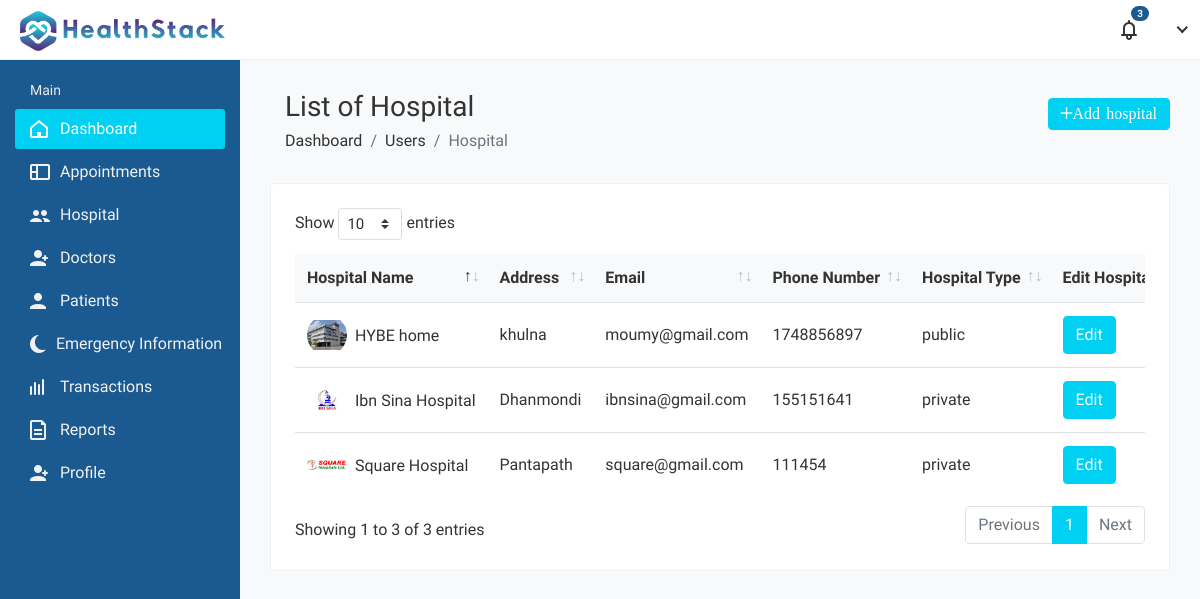
The page /hospital_admin/hospital-list/ on the database its author committed.
### hospital/models.py (models this page shows, shortened)
class Hospital_Information(models.Model):
    HOSPITAL_TYPE = (
        ('private', 'Private hospital'),
        ('public', 'Public hospital'),
    )
    hospital_id = models.AutoField(primary_key=True)
    name = models.CharField(max_length=200, null=True, blank=True)
    address = models.CharField(max_length=200, null=True, blank=True)
    featured_image = models.ImageField(
        upload_to='hospitals/', default='hospitals/default.png', null=True, blank=True)
    email = models.EmailField(max_length=200, null=True, blank=True)
    phone_number = models.IntegerField(null=True, blank=True)
    hospital_type = models.CharField(max_length=200, choices=HOSPITAL_TYPE)
    general_bed_no = models.IntegerField(null=True, blank=True)
    available_icu_no = models.IntegerField(null=True, blank=True)
    regular_cabin_no = models.IntegerField(null=True, blank=True)
    emergency_cabin_no = models.IntegerField(null=True, blank=True)
    vip_cabin_no = models.IntegerField(null=True, blank=True)

### hospital_admin/views.py (the view)
# urls.py: path('hospital-list/', views.hospital_list,name='hospital-list'),
def hospital_list(request):
    hospitals = Hospital_Information.objects.all()
    return render(request, 'hospital_admin/hospital-list.html', {'hospitals': hospitals})

### templates/hospital_admin/hospital-list.html (shortened to what this page needs)
{%load static%}
<!DOCTYPE html>
<html lang="en">
<head>
        <link rel="stylesheet" href="{% static 'HealthStack-System/css/admin/bootstrap.min.css'%}">
        <link rel="stylesheet" href="{% static 'HealthStack-System/css/admin/font-awesome.min.css'%}">
        <link rel="stylesheet" href="{% static 'HealthStack-System/admin_assets/css/feathericon.min.css'%}">
		<link rel="stylesheet" href="{% static 'HealthStack-System/plugins/admin/datatables/datatables.min.css'%}">
        <link rel="stylesheet" href="{% static 'HealthStack-System/css/admin/style.css'%}">
    </head>
    <body>
        <div class="main-wrapper">
			<header class="header">{% include 'hospital_admin/hospital-admin-navbar.html' %}</header>
			<aside class="sidebar" id="sidebar">
				{% include 'hospital_admin/hospital-admin-sidebar.html' %} </aside>
            <div class="page-wrapper">
                <div class="content container-fluid">
					<div class="">
						<a href="{% url 'add-hospital' %}"  class="fe fe-plus btn btn-primary float-right mt-2 ">Add hospital</a>
					</div>
					<div class="page-header">
						<div class="row">
							<div class="col-sm-12">
								<h3 class="page-title">List of Hospital</h3>
								<ul class="breadcrumb">
									<li class="breadcrumb-item"><a href="index.html">Dashboard</a></li>
									<li class="breadcrumb-item"><a href="javascript:(0);">Users</a></li>
									<li class="breadcrumb-item active">Hospital</li>
								</ul>
							</div>
						</div>
					</div>
					<div class="row">
						 <div class="col-sm-12">
							 <div class="card">
								 <div class="card-body">
									 <div class="table-responsive">
										<table class="datatable table table-hover table-center mb-0">
											 <thead>
												<tr>
													<th>Hospital Name</th>
													<th>Address</th>
													<th>Email</th>
													<th>Phone Number</th>
													<th>Hospital Type</th>
													<th>Edit Hospital</th>
												</tr>
											 </thead>
											 {% for hospital in hospitals %}
												<tr>
													<td>
														<h2 class="table-avatar">
															<a href="profile.html" class="avatar avatar-sm mr-2"><img class="avatar-img rounded-circle" src="{{hospital.featured_image.url}}" alt="User Image"></a>
															<a href="profile.html">{{hospital.name}}</a>
														</h2>
													</td>
													<td>{{hospital.address}}</td>
													<td>{{hospital.email}}<br>
													<td>{{hospital.phone_number}}</td>
													<td>{{hospital.hospital_type}}</td>
													<td><a href="{% url 'edit-hospital' pk=hospital.hospital_id %}" class="btn btn-primary">Edit</a></td>
												</tr>
												{% endfor %}
										</table>
									</div>
								</div>
							</div>
					</div>
				</div>
			</div>
        </div>
    </body>
</html>

### rows shown on the page
Hospital_Information: featured_image (picture), name "Square Hospital", address "Pantapath", email "square@gmail.com", phone_number "111454", hospital_type "private"
Hospital_Information: featured_image (picture), name "Ibn Sina Hospital", address "Dhanmondi", email "ibnsina@gmail.com", phone_number "155151641", hospital_type "private"
Hospital_Information: featured_image (picture), name "HYBE home", address "khulna", email "moumy@gmail.com", phone_number "1748856897", hospital_type "public"
